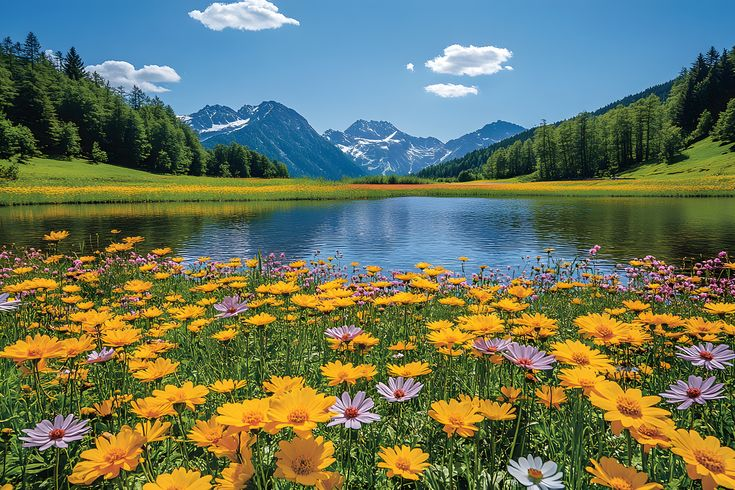
%> input picture images/view.jfif, 735 x 490 px
$ octave --eval "phase4_edges(rgb2gray(imread('images/view.jfif')));"   (GNU Octave 9; MATLAB toolbox functions it lacks are replaced by stand-ins)
%> lines starting %> are read from the running program, lines starting %| are printed output that depends on the picture
function phase4_edges(img_gray)

% apply sobel edge detection
img_sobel = edge(img_gray, 'sobel');
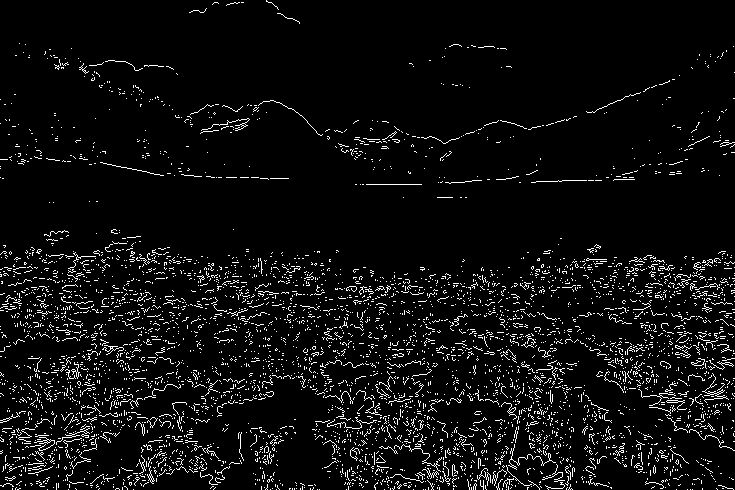
%> img_sobel: size 490x735 logical; 5.6% white in thin lines or dots

% show results
figure
subplot(1,2,1)
imshow(img_gray)
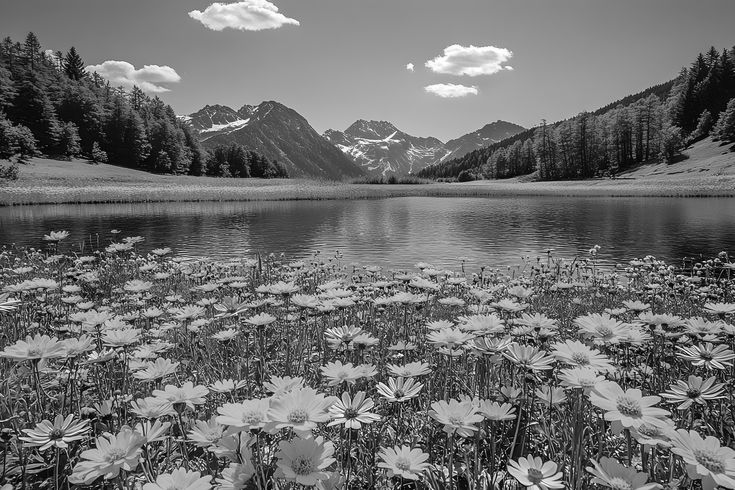
%> displayed picture: size 490x735, on the screen's scale of 0 to 255; min 0, max 255, mean 110.1
title('Original')

subplot(1,2,2)
imshow(img_sobel)
title('Sobel Edge Detection')

end
